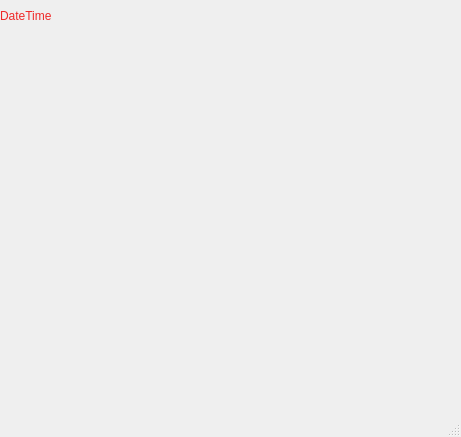
<?xml version="1.0" encoding="UTF-8"?>
<ui version="4.0">
 <class>MainWindow</class>
 <widget class="QMainWindow" name="MainWindow">
  <property name="geometry">
   <rect>
    <x>0</x>
    <y>0</y>
    <width>461</width>
    <height>437</height>
   </rect>
  </property>
  <property name="windowTitle">
   <string>MainWindow</string>
  </property>
  <widget class="QWidget" name="centralwidget">
   <widget class="QLabel" name="label">
    <property name="geometry">
     <rect>
      <x>0</x>
      <y>0</y>
      <width>151</width>
      <height>31</height>
     </rect>
    </property>
    <property name="palette">
     <palette>
      <active>
       <colorrole role="WindowText">
        <brush brushstyle="SolidPattern">
         <color alpha="255">
          <red>239</red>
          <green>41</green>
          <blue>41</blue>
         </color>
        </brush>
       </colorrole>
       <colorrole role="Button">
        <brush brushstyle="SolidPattern">
         <color alpha="255">
          <red>211</red>
          <green>215</green>
          <blue>207</blue>
         </color>
        </brush>
       </colorrole>
       <colorrole role="Text">
        <brush brushstyle="SolidPattern">
         <color alpha="255">
          <red>239</red>
          <green>41</green>
          <blue>41</blue>
         </color>
        </brush>
       </colorrole>
       <colorrole role="Base">
        <brush brushstyle="SolidPattern">
         <color alpha="255">
          <red>211</red>
          <green>215</green>
          <blue>207</blue>
         </color>
        </brush>
       </colorrole>
       <colorrole role="PlaceholderText">
        <brush brushstyle="SolidPattern">
         <color alpha="128">
          <red>239</red>
          <green>41</green>
          <blue>41</blue>
         </color>
        </brush>
       </colorrole>
      </active>
      <inactive>
       <colorrole role="WindowText">
        <brush brushstyle="SolidPattern">
         <color alpha="255">
          <red>239</red>
          <green>41</green>
          <blue>41</blue>
         </color>
        </brush>
       </colorrole>
       <colorrole role="Button">
        <brush brushstyle="SolidPattern">
         <color alpha="255">
          <red>211</red>
          <green>215</green>
          <blue>207</blue>
         </color>
        </brush>
       </colorrole>
       <colorrole role="Text">
        <brush brushstyle="SolidPattern">
         <color alpha="255">
          <red>239</red>
          <green>41</green>
          <blue>41</blue>
         </color>
        </brush>
       </colorrole>
       <colorrole role="Base">
        <brush brushstyle="SolidPattern">
         <color alpha="255">
          <red>211</red>
          <green>215</green>
          <blue>207</blue>
         </color>
        </brush>
       </colorrole>
       <colorrole role="PlaceholderText">
        <brush brushstyle="SolidPattern">
         <color alpha="128">
          <red>239</red>
          <green>41</green>
          <blue>41</blue>
         </color>
        </brush>
       </colorrole>
      </inactive>
      <disabled>
       <colorrole role="WindowText">
        <brush brushstyle="SolidPattern">
         <color alpha="255">
          <red>190</red>
          <green>190</green>
          <blue>190</blue>
         </color>
        </brush>
       </colorrole>
       <colorrole role="Button">
        <brush brushstyle="SolidPattern">
         <color alpha="255">
          <red>211</red>
          <green>215</green>
          <blue>207</blue>
         </color>
        </brush>
       </colorrole>
       <colorrole role="Text">
        <brush brushstyle="SolidPattern">
         <color alpha="255">
          <red>190</red>
          <green>190</green>
          <blue>190</blue>
         </color>
        </brush>
       </colorrole>
       <colorrole role="Base">
        <brush brushstyle="SolidPattern">
         <color alpha="255">
          <red>239</red>
          <green>239</green>
          <blue>239</blue>
         </color>
        </brush>
       </colorrole>
       <colorrole role="PlaceholderText">
        <brush brushstyle="SolidPattern">
         <color alpha="128">
          <red>0</red>
          <green>0</green>
          <blue>0</blue>
         </color>
        </brush>
       </colorrole>
      </disabled>
     </palette>
    </property>
    <property name="text">
     <string>DateTime</string>
    </property>
   </widget>
  </widget>
  <widget class="QStatusBar" name="statusbar"/>
 </widget>
 <resources/>
 <connections/>
</ui>
